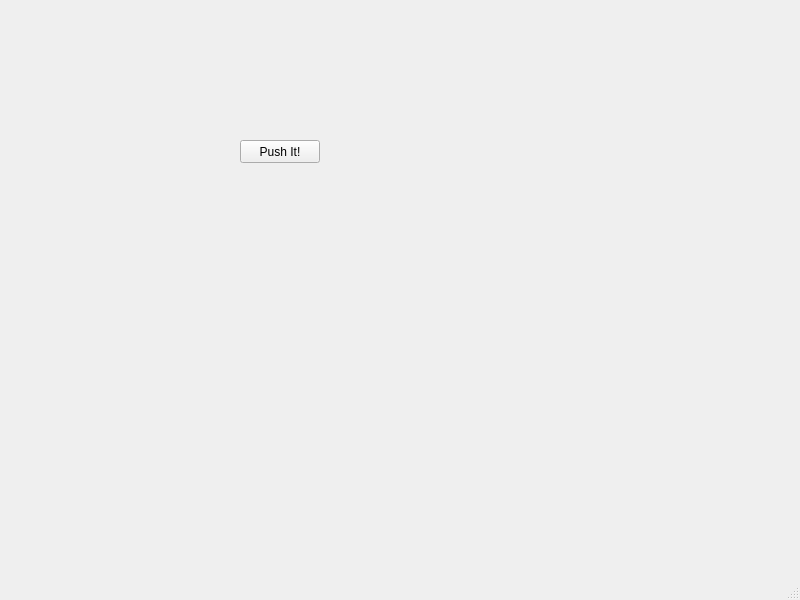
<?xml version="1.0" encoding="UTF-8"?>
<ui version="4.0">
 <class>MainWindow</class>
 <widget class="QMainWindow" name="MainWindow">
  <property name="geometry">
   <rect>
    <x>0</x>
    <y>0</y>
    <width>800</width>
    <height>600</height>
   </rect>
  </property>
  <property name="windowTitle">
   <string>MainWindow</string>
  </property>
  <widget class="QWidget" name="centralwidget">
   <widget class="QPushButton" name="pushButton">
    <property name="geometry">
     <rect>
      <x>240</x>
      <y>140</y>
      <width>80</width>
      <height>23</height>
     </rect>
    </property>
    <property name="text">
     <string>Push It!</string>
    </property>
   </widget>
  </widget>
  <widget class="QMenuBar" name="menubar">
   <property name="geometry">
    <rect>
     <x>0</x>
     <y>0</y>
     <width>800</width>
     <height>20</height>
    </rect>
   </property>
  </widget>
  <widget class="QStatusBar" name="statusbar"/>
 </widget>
 <resources/>
 <connections/>
</ui>
